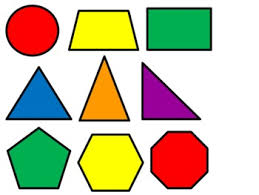
#> input picture imagen_prueba.jpg, 259 x 195 px
$ jupyter execute IntroOPENCV.ipynb   (older library calls are emulated)
#> lines starting #> are read from the running program, lines starting #| are printed output that depends on the picture; after the words box and inside, x2 and y2 are one past the last pixel; in counts of white or black regions, pixels touching at a corner belong together
# OPENCV

En este tema, aprenderemos a manipular gráficos utilizando la librería OpenCV. El primer paso es instalar la librería

[cell 1]
#!pip install opencv-python

## Manipulación básica de imágenes

### Carga y visualización de imágenes
Primero, debemos cargar una imagen en nuestro programa. Esto se puede hacer con la siguiente línea de código:

[cell 2]
import cv2
img = cv2.imread("imagen_prueba.jpg")
#> img is the input picture: shape (195, 259, 3); mean B, G, R 163.5, 193.2, 201.6

A continuación, podemos visualizar la imagen usando el siguiente código:

**Para cerrar la ventana pulsamos 0 o se colgará el notebook**

[cell 3]
cv2.imshow("Nombre de la ventana", img)
cv2.waitKey(0)
cv2.destroyAllWindows()

### Cambio de tamaño de imagen
Para cambiar el tamaño de una imagen, podemos usar la función cv2.resize(). Aquí hay un ejemplo de código:

[cell 4]
resized_img = cv2.resize(img, (300, 300))
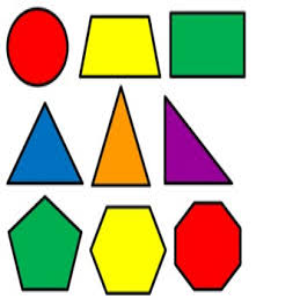
#> resized_img: shape (300, 300, 3); mean B, G, R 163.5, 193.2, 201.5
cv2.imshow("Imagen redimensionada", resized_img)
cv2.waitKey(0)
cv2.destroyAllWindows()

### Recorte de imágenes
Para recortar una imagen, podemos usar la siguiente línea de código:

[cell 5]
y_inicio = 30; y_fin = -30
x_inicio = 50; x_fin = -50
cropped_img = img[y_inicio:y_fin, x_inicio:x_fin]
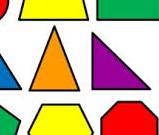
#> cropped_img: shape (135, 159, 3); mean B, G, R 147.4, 182.7, 203.6
cv2.imshow("Imagen recortada", cropped_img)
cv2.waitKey(0)
cv2.destroyAllWindows()

## Transformaciones de color

OpenCV proporciona diferentes transformaciones de color para cambiar el aspecto de una imagen. Algunos ejemplos incluyen:

**Conversión a escala de grises**

[cell 6]
gray_img = cv2.cvtColor(img, cv2.COLOR_BGR2GRAY)
cv2.imshow("Imagen en escala de grises", gray_img)
cv2.waitKey(0)
cv2.destroyAllWindows()

**Conversión a HSV (espacio de color de tono, saturación y brillo)**

[cell 7]
hsv_img = cv2.cvtColor(img, cv2.COLOR_BGR2HSV)
#> hsv_img: shape (195, 259, 3); mean H, S, V 32.7, 103.2, 224.1
cv2.imshow("Imagen en HSV", hsv_img)
cv2.waitKey(0)
cv2.destroyAllWindows()

## Filtros de imagen

El desenfoque o "blurring" es un proceso en el que se suaviza una imagen para reducir la cantidad de detalles y ruido. Existen diferentes técnicas de desenfoque que se pueden usar en OpenCV. Aquí hay una explicación de algunas de ellas:

**Desenfoque Gaussiano:** El desenfoque Gaussiano es una técnica de desenfoque que utiliza un filtro Gaussiano para suavizar una imagen. Este filtro toma en cuenta los valores de los pixels circundantes y los pesa en función de su distancia del pixel central. El resultado es una imagen suavizada que reduce el ruido y la textura.

**Desenfoque de mediana:** El desenfoque de mediana es una técnica de desenfoque que utiliza un filtro de mediana para suavizar una imagen. Este filtro reemplaza el valor de un pixel con la mediana de los valores de los pixels circundantes. Este proceso se repite para cada pixel en la imagen, resultando en una imagen suavizada que reduce el ruido y la textura.

**Desenfoque bilateral:** El desenfoque bilateral es una técnica de desenfoque que combina tanto el desenfoque Gaussiano como el desenfoque de mediana. Este filtro toma en cuenta tanto la distancia de los pixels circundantes como su diferencia en intensidad, y pesa estos valores para suavizar la imagen. El resultado es una imagen suavizada que reduce el ruido y la textura sin afectar significativamente los bordes y las formas en la imagen.

**Filtro gausiano**

En este ejemplo, primero se carga una imagen en una variable img. Luego, se aplica un desenfoque Gaussiano a la imagen utilizando la función cv2.GaussianBlur. La función toma como argumentos la imagen a desenfocar, el tamaño del kernel (15x15 en este caso), y la desviación estándar del filtro Gaussiano (0 en este caso).

[cell 8]
gaussian_img = cv2.GaussianBlur(img, (15, 15), 0)
cv2.imshow("Imagen con filtro Gaussiano", gaussian_img)
cv2.waitKey(0)
cv2.destroyAllWindows()

**Filtro bilateral**

En este ejemplo, primero se carga una imagen en una variable img. Luego, se aplica un desenfoque bilateral a la imagen utilizando la función cv2.bilateralFilter. La función toma como argumentos la imagen a desenfocar, el tamaño del kernel (9 en este caso), la desviación estándar en el espacio (375 en este caso) y la desviación estándar en la intensidad (375 en este caso).

Después de aplicar el desenfoque bilateral, se muestra la imagen desenfocada en una ventana usando cv2.imshow y se espera a que se presione una tecla para cerrar la ventana con cv2.waitKey. Por último, se cierran todas las ventanas con cv2.destroyAllWindows.

[cell 9]
bilateral_img = cv2.bilateralFilter(img, 9, 375, 375)
cv2.imshow("Imagen con filtro bilateral", bilateral_img)
cv2.waitKey(0)
cv2.destroyAllWindows()

**Filtro de mediana**

En este ejemplo, primero se carga una imagen en una variable img. Luego, se aplica un desenfoque de mediana a la imagen utilizando la función cv2.medianBlur. La función toma como argumentos la imagen a desenfocar y el tamaño del kernel (5 en este caso).

Después de aplicar el desenfoque de mediana, se muestra la imagen desenfocada en una ventana usando cv2.imshow y se espera a que se presione una tecla para cerrar la ventana con cv2.waitKey. Por último, se cierran todas las ventanas con cv2.destroyAllWindows.

[cell 10]
median = cv2.medianBlur(img, 5)
cv2.imshow("Imagen con filtro de mediana", median)
cv2.waitKey(0)
cv2.destroyAllWindows()

## Detección de Bordes

**Filtro Sobel**

El filtro de Sobel y la detección de bordes Canny son dos operadores diferentes que se utilizan para detectar bordes en imágenes.

El filtro de Sobel es un operador de detección de bordes que se basa en el cálculo de la derivada de la imagen. Se aplica en dos direcciones diferentes: el eje X y el eje Y. El filtro en el eje X detecta bordes horizontales y el filtro en el eje Y detecta bordes verticales. La combinación de estos dos filtros permite detectar bordes en cualquier dirección.

Por otro lado, la detección de bordes Canny es un algoritmo más complejo que incluye varios pasos, incluyendo la aplicación de un filtro Gaussiano para suavizar la imagen, la aplicación de un filtro de Sobel para calcular el gradiente de la imagen y la aplicación de un algoritmo de supresión de no máximos para quitar los bordes falsos y mantener solo los bordes verdaderos.

[cell 11]
import numpy as np
import cv2

# Cargar imagen
img = cv2.imread("imagen_prueba.jpg", cv2.IMREAD_GRAYSCALE)
#> img: shape (195, 259); min 0, max 255, mean 192.3

# Definimos los kernels de Sobel en las direcciones X e Y
kernel_x = np.array([[-1, 0, 1], [-2, 0, 2], [-1, 0, 1]])
kernel_y = np.array([[-1, -2, -1], [0, 0, 0], [1, 2, 1]])

# Aplicamos los kernels a la imagen utilizando una convolución
sobel_x = cv2.filter2D(img, -1, kernel_x)
sobel_y = cv2.filter2D(img, -1, kernel_y)

# Combinamos los resultados en las direcciones X e Y para obtener la magnitud del gradiente
magnitude = np.sqrt(sobel_x**2 + sobel_y**2)
direction = np.arctan2(sobel_y, sobel_x)

# Normalizamos los resultados y los mostramos
magnitude = (magnitude / np.max(magnitude)) * 255
direction = (direction / np.max(direction)) * 255

# Mostrar resultados
cv2.imshow("Input", img)
cv2.imshow("Sobel X", sobel_x)
cv2.imshow("Sobel Y", sobel_y)
cv2.imshow("Magnitude", magnitude.astype("uint8"))
cv2.imshow("Direction", direction.astype("uint8"))
cv2.waitKey(0)
cv2.destroyAllWindows()

Podemos utilizar la función de OpenCV

[cell 12]
import cv2
import numpy as np

# Cargar imagen
img = cv2.imread('imagen_prueba.jpg', 0)

# Aplicar filtro de Sobel en el eje X
sobel_x = cv2.Sobel(img, cv2.CV_64F, 1, 0, ksize=5)

# Aplicar filtro de Sobel en el eje Y
sobel_y = cv2.Sobel(img, cv2.CV_64F, 0, 1, ksize=5)
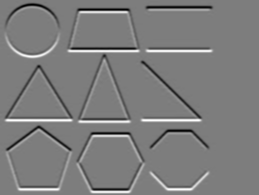
#> sobel_y: shape (195, 259) float64; min -11618, max 12014, mean 0.4; drawn with min black and max white

# Obtener magnitud y dirección
magnitude = np.sqrt(np.square(sobel_x) + np.square(sobel_y))
direction = np.arctan2(sobel_y, sobel_x)

# Mostrar resultados
cv2.imshow("Input", img)
cv2.imshow("Sobel X", sobel_x)
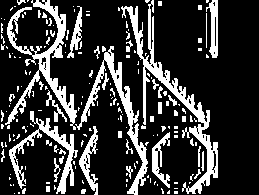
#> window 'Sobel X': shape (195, 259); 21.7% white; 181 white regions (137 under 20 px), largest, box (x1, y1, x2, y2) and area: (121, 0, 218, 194) 2497, (5, 0, 77, 130) 2037, (75, 46, 148, 195) 1561
cv2.imshow("Sobel Y", sobel_y)
cv2.imshow("Magnitude", magnitude)
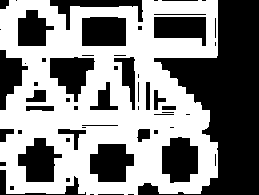
#> window 'Magnitude': shape (195, 259); 53.1% white; 58 black regions (28 under 20 px), largest, box (x1, y1, x2, y2) and area: (138, 0, 259, 195) 10775, (162, 137, 198, 183) 1336, (90, 144, 134, 182) 1320
cv2.imshow("Direction", direction)
cv2.waitKey(0)
cv2.destroyAllWindows()

**Detección de bordes**

La detección de bordes Canny es un algoritmo utilizado en visión por computadora para encontrar bordes en imágenes. Se basa en la detección de gradientes en la imagen, que indican cambios bruscos de intensidad. La detección de bordes Canny es uno de los métodos más populares y utilizados para la detección de bordes debido a su eficacia y facilidad de implementación.

El algoritmo Canny consiste en varios pasos:
1. Suavizado de la imagen: se aplica un filtro gaussiano a la imagen para suavizar los ruidos y destacar los bordes.
2. Cálculo del gradiente: se calcula el gradiente de la imagen suavizada para encontrar la dirección y magnitud de los bordes.
3. Nivel de umbral: se utiliza un nivel de umbral para determinar qué gradientes son considerados como bordes y cuáles no.
4. Supresión no máxima: se suprimen los gradientes que no son máximos en la dirección del gradiente para evitar la detección de bordes múltiples.
5. Umbrales dobles: se utilizan dos niveles de umbral para determinar la continuidad de los bordes. Los gradientes con una magnitud mayor que el umbral superior se consideran bordes definitivos. Los gradientes con una magnitud entre los umbrales inferior y superior se conservan solo si están conectados a bordes definitivos.

[cell 13]
# https://docs.opencv.org/4.x/da/d22/tutorial_py_canny.html
import cv2
import numpy as np

# Cargar una imagen
img = cv2.imread("imagen_prueba.jpg", 0)

# Suavizar la imagen con un filtro Gaussiano
blurred = cv2.GaussianBlur(img, (5, 5), 0)
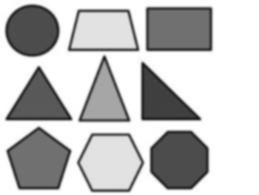
#> blurred: shape (195, 259); min 24, max 255, mean 192.3

# Calcular el gradiente de la imagen suavizada
sobel_x = cv2.Sobel(blurred, cv2.CV_64F, 1, 0, ksize=3)
sobel_y = cv2.Sobel(blurred, cv2.CV_64F, 0, 1, ksize=3)

# Calcular la magnitud y dirección del gradiente
magnitude = np.sqrt(sobel_x**2 + sobel_y**2)
direction = np.arctan2(sobel_y, sobel_x) * (180 / np.pi)
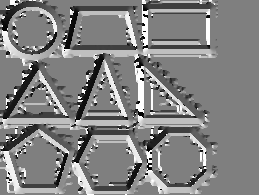
#> direction: shape (195, 259) float64; min -179.9, max 180, mean 3.6; drawn with min black and max white

# Normalizar la magnitud del gradiente a [0, 255]
magnitude = (magnitude / np.max(magnitude)) * 255

# Aplicar niveles de umbral
upper_threshold = 195
lower_threshold = 100
thresholded = np.zeros(img.shape)
thresholded[magnitude > upper_threshold] = 255

# Suprimir los gradientes no máximos
for i in range(1, img.shape[0] - 1):
    for j in range(1, img.shape[1] - 1):
        angle = direction[i, j]
        if angle < 0:
            angle += 180
        if (angle >= 0 and angle < 22.5) or (angle >= 157.5 and angle <= 180):
            if magnitude[i, j] < magnitude[i, j + 1] or magnitude[i, j] < magnitude[i, j - 1]:
                thresholded[i, j] = 0
        elif angle >= 22.5 and angle < 67.5:
            if magnitude[i, j] < magnitude[i - 1, j + 1] or magnitude[i, j] < magnitude[i + 1, j - 1]:
                thresholded[i, j] = 0
        elif angle >= 67.5 and angle < 112.5:
            if magnitude[i, j] < magnitude[i - 1, j] or magnitude[i, j] < magnitude[i + 1, j]:
                thresholded[i, j] = 0
        elif angle >= 112.5 and angle < 157.5:
            if magnitude[i, j] < magnitude[i - 1, j - 1] or magnitude[i, j] < magnitude[i + 1, j + 1]:
                thresholded[i, j] = 0
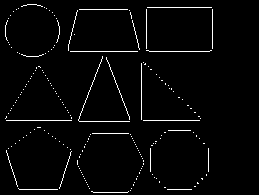
#> thresholded: shape (195, 259) float64; 2.7% white in thin lines or dots, all inside (x1, y1, x2, y2) = (5, 4, 213, 193)


# Aplicar umbrales dobles
strong_edges = np.zeros(img.shape)
strong_edges[magnitude > upper_threshold] = 255
weak_edges = np.zeros(img.shape)
weak_edges[(magnitude > lower_threshold) & (magnitude <= upper_threshold)] = 255

# Conectar bordes débiles a bordes fuertes
result = np.zeros(img.shape)
for i in range(1, img.shape[0] - 1):
    for j in range(1, img.shape[1] - 1):
        if strong_edges[i, j] == 255:
            result[i, j] = 255
        elif weak_edges[i, j] == 255:
            if (strong_edges[i - 1, j - 1] == 255) or (strong_edges[i - 1, j] == 255) or (strong_edges[i - 1, j + 1] == 255) or (strong_edges[i, j - 1] == 255) or (strong_edges[i, j + 1] == 255) or (strong_edges[i + 1, j - 1] == 255) or (strong_edges[i + 1, j] == 255) or (strong_edges[i + 1, j + 1] == 255):
                result[i, j] = 255
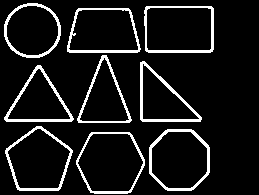
#> result: shape (195, 259) float64; 9.8% white; 9 white regions, largest, box (x1, y1, x2, y2) and area: (140, 61, 202, 122) 600, (149, 129, 210, 191) 595, (4, 65, 74, 122) 580

# Mostrar resultados
cv2.imshow("Result", result)
cv2.waitKey(0)
cv2.destroyAllWindows()

Podemos implementar esto con OpenCV

[cell 14]
edges_img = cv2.Canny(img, 100, 195)
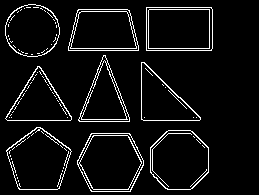
#> edges_img: shape (195, 259); 6.1% white in thin lines or dots, all inside (x1, y1, x2, y2) = (5, 4, 213, 192)
cv2.imshow("Imagen con bordes destacados", edges_img)
cv2.waitKey(0)
cv2.destroyAllWindows()
